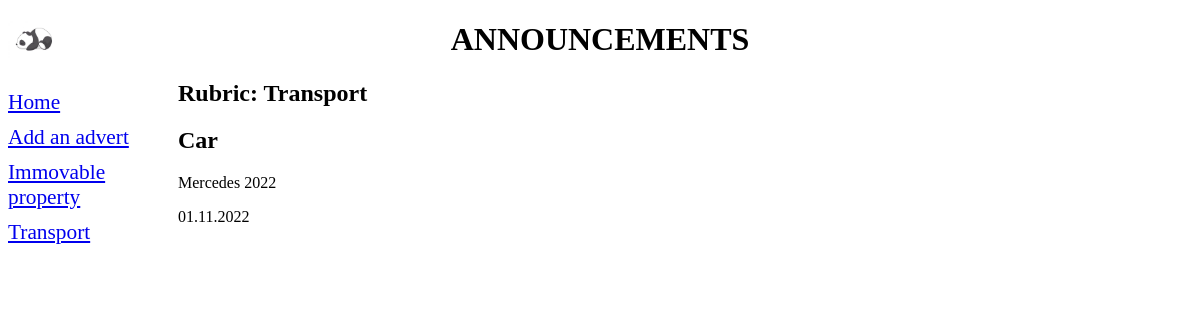
The app's page /bboard/1, older data.
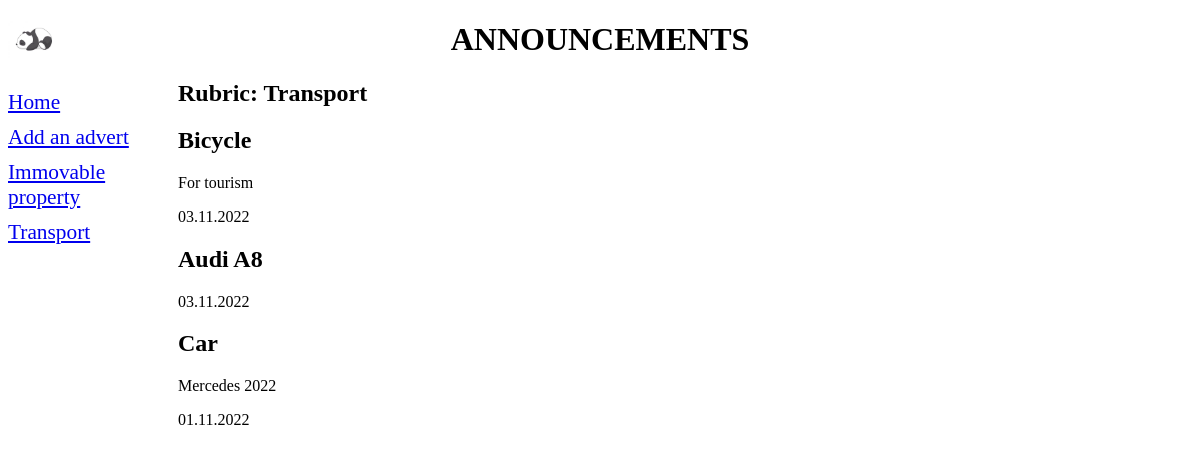
The same page, newer data.
### bboard/models.py (models this page shows, shortened)
class Rubric(models.Model):
    name = models.CharField(max_length=30, db_index=True, verbose_name='Name')
    class Meta:
        verbose_name_plural = 'Rubrics'
        verbose_name = 'Rubric'
        ordering = ['name']

class Bb(models.Model):
    title = models.CharField(max_length=50, verbose_name='Name')
    content = models.TextField(null=True, blank=True, verbose_name='Description')
    price = models.FloatField(null=True, blank=True, verbose_name='Price:')
    published = models.DateField(auto_now_add=True, db_index=True, verbose_name='Published on:')
    rubric = models.ForeignKey('Rubric', null=True, on_delete=models.PROTECT, verbose_name='Rubric')
    class Meta:
        verbose_name_plural = 'Descriptions'
        verbose_name = 'Description'
        ordering = ['-published']

### bboard/views.py (the view)
# urls.py: path('<int:rubric_id>', by_rubric, name='by_rubric'),
def by_rubric(request, rubric_id):
    bbs = Bb.objects.filter(rubric=rubric_id)
    rubrics = Rubric.objects.all()
    current_rubric = Rubric.objects.get(pk=rubric_id)
    context = {'bbs': bbs, 'rubrics': rubrics,
               'current_rubric': current_rubric}
    return render(request, 'by_rubric.html', context)

### bboard/templates/by_rubric.html (shortened to what this page needs)
{% extends 'layout.html' %}
{% block content %}
<h2>Rubric: {{current_rubric.name}}</h2>
{% for bb in bbs %}
<div>
    <h2>{{bb.title}}</h2>
    <p>{{bb.content}}</p>
    <p>{{bb.published|date:'d.m.Y'}}</p>
</div>
{% endfor %}
{% endblock %}

### bboard/templates/layout.html (shortened to what this page needs)
{% load static %}
<!DOCTYPE html>
<html lang="en">
<head>
    <link rel="stylesheet" type="text/css"
          href="{% static 'style.css' %}">
</head>
<body>
<header>
    <h1>Announcements</h1>
</header>
    <nav>
        <a href="{% url 'index' %}"> Home</a>
        <a href="{% url 'add' %}">Add an advert</a>
        {% for rubric in rubrics %}
        <a href="{% url 'by_rubric' rubric.pk %}">{{ rubric.name }}</a>
        {% endfor %}
    </nav>
    <section>
        {% block content %}
        {% endblock %}
    </section>
</body>
</html>

Row changes from the older to the newer data that the page shows:
added Bb: title "Bicycle", content "For tourism", published "03.11.2022"
added Bb: title "Audi A8", published "03.11.2022"
